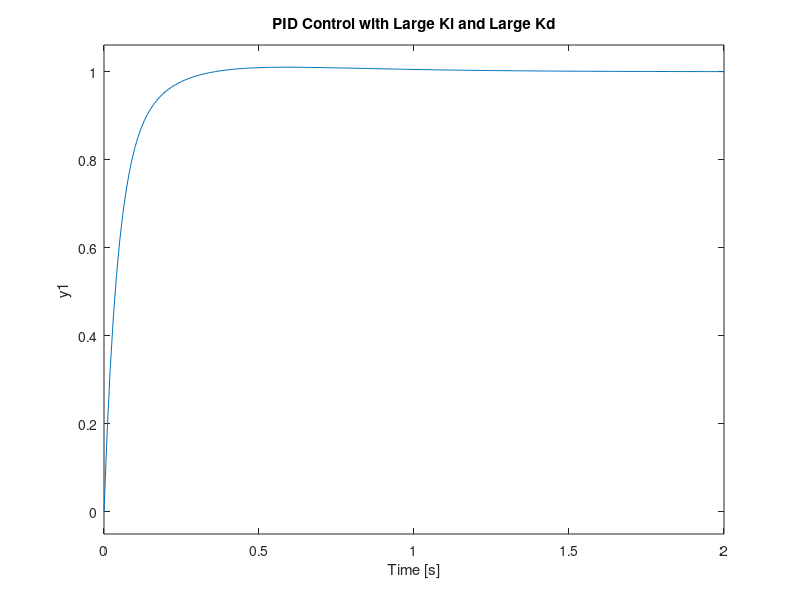

MATLAB code to generate this figure:
J = 0.01;
b = 0.1;
K = 0.01;
R = 1;
L = 0.5;
s = tf('s');
P_motor = K/((J*s+b)*(L*s+R)+K^2);
Kp = 100;
Ki = 200;
Kd = 10;
C = pid(Kp,Ki,Kd);
sys_cl = feedback(C*P_motor,1);
step(sys_cl, 0:0.01:2)
grid
title('PID Control with Large Ki and Large Kd')